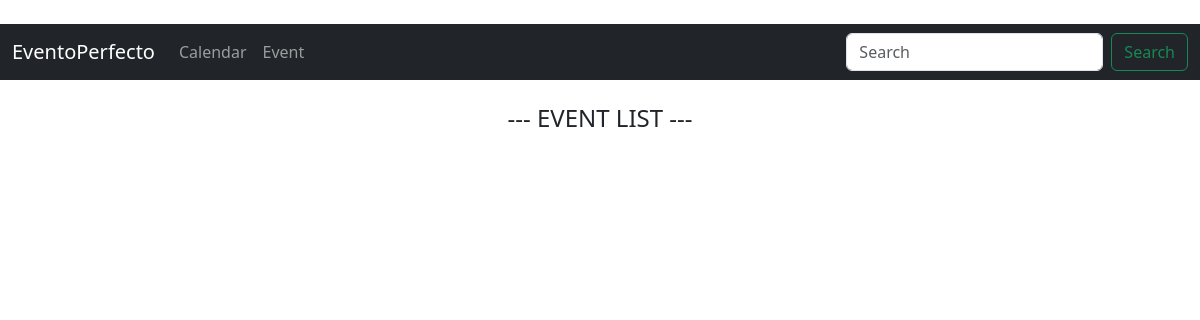
/events/, run on an earlier commit of the app's database.
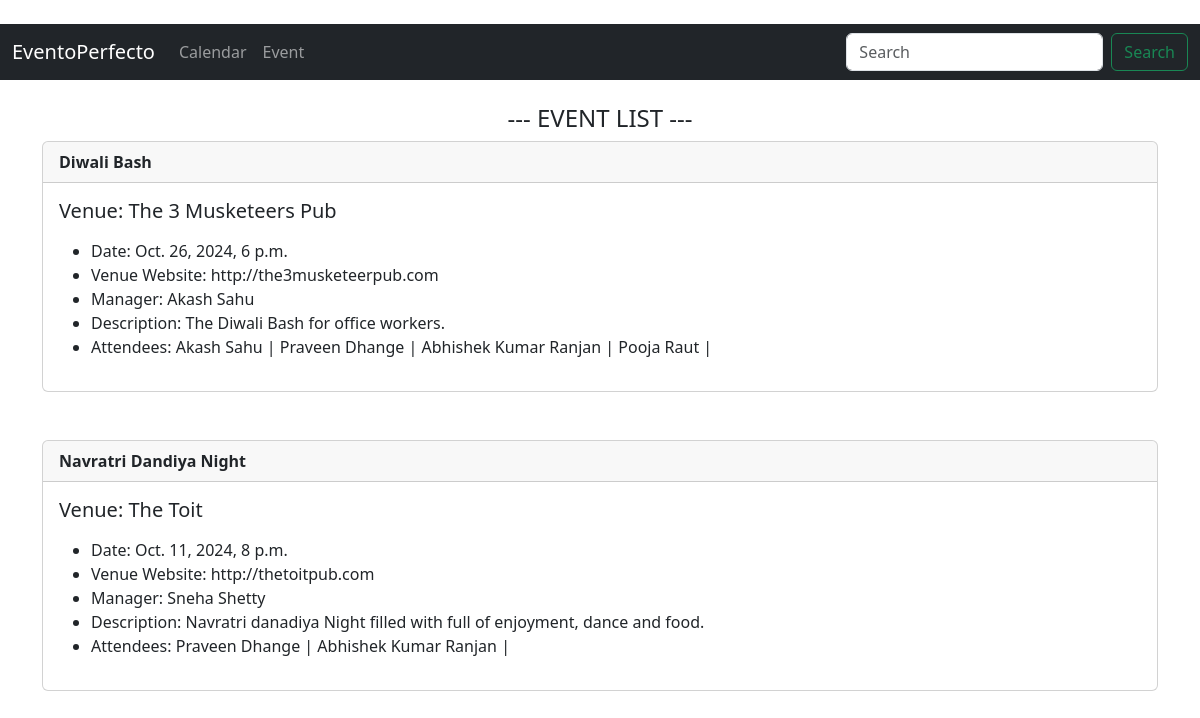
And on a later commit of the database.
### events/models.py (models this page shows)
class Event(models.Model):
    name = models.CharField('Event Name', max_length=120)
    event_date = models.DateTimeField('Event Date')
    venue = models.ForeignKey(Venue, blank=True, null=True, on_delete=models.CASCADE)
    manager = models.CharField('Manager Name', max_length=120)
    description = models.TextField('Event Description', max_length=120)
    attendees = models.ManyToManyField(MyClubUser, blank=True)
    def __str__(self):
        return self.name

class Venue(models.Model):
    name = models.CharField('Venue Name', max_length=120)
    address = models.CharField(max_length=300)
    zip_code = models.CharField('Zip Code', max_length=15)
    phone = models.CharField('Phone Number', max_length=25)
    web = models.URLField('Website Address')
    email = models.EmailField('Email')
    def __str__(self):
        return self.name

class MyClubUser(models.Model):
    first_name = models.CharField('First Name', max_length=120)
    last_name = models.CharField('Last Name', max_length=120)
    email = models.EmailField('User Email')
    def __str__(self):
        return self.first_name + " " + self.last_name

### events/views.py (the view)
# urls.py: path('', views.all_events, name='list-events'),
def all_events(request):
    events_list = Event.objects.all()
    return render(request, "event_list.html", {'event_list': events_list})

### events/templates/event_list.html
{% extends 'base.html'%}
{% block title%}
    <h4 style="text-align: center">--- EVENT LIST ---</h4>
{% endblock title%}
{% block content%}
{% for event in event_list %}
<div class="card">
  <div class="card-header">
   <strong>{{ event }}</strong>
  </div>
  <div class="card-body">
        <h5 class="card-title">Venue: {{event.venue}}</h5>
        <p class="card-text">
             <ul>
                <li>Date: {{event.event_date}} </li>
                <li>Venue Website: {{event.venue.web}} </li>
                <li>Manager: {{event.manager}} </li>
                <li>Description: {{event.description}} </li>
                <li>Attendees:
                {% for user in event.attendees.all %}
                 {{user}} |
                {% endfor%}
                </li>
            </ul>
        </p>
  </div>
</div>
<br/> <br/>
{% endfor%}
{% endblock content%}

### templates/base.html (shortened to what this page needs)
<!doctype html>
<html lang="en">
  <head>
    <link href="https://cdn.jsdelivr.net/npm/bootstrap@5.3.3/dist/css/bootstrap.min.css" rel="stylesheet">
  </head>
  <body>
    <br/>
    {% include 'navbar.html' %}
    <br/>
    {% block title %}{% endblock title %}
    <div class="container">
      {% block content %}{% endblock content%}
    </div>
  </body>
</html>

### templates/navbar.html (shortened to what this page needs)
<nav class="navbar navbar-expand-lg navbar-dark bg-dark">
  <div class="container-fluid">
    <a class="navbar-brand" href="{% url 'home'%}">EventoPerfecto</a>
    <div class="collapse navbar-collapse" id="navbarSupportedContent">
      <ul class="navbar-nav me-auto mb-2 mb-lg-0">
        <li class="nav-item">
          <a class="nav-link" href="{% url 'current' %}">Calendar</a>
        </li>
        <li class="nav-item">
          <a class="nav-link" href="{% url 'list-events' %}">Event</a>
        </li>
      </ul>
      <form class="d-flex" role="search">
        <input class="form-control me-2" type="search" placeholder="Search" aria-label="Search">
        <button class="btn btn-outline-success" type="submit">Search</button>
      </form>
    </div>
  </div>
</nav>

What changed in the data, as far as the page shows it:
added Event: name "Diwali Bash", venue "The 3 Musketeers Pub", event_date "Oct. 26, 2024, 6 p.m.", venue.web "http://the3musketeerpub.com", manager "Akash Sahu", description "The Diwali Bash for office workers."
added MyClubUser: first_name+last_name "Akash Sahu", shown under "Diwali Bash"
added MyClubUser: first_name+last_name "Praveen Dhange"
added MyClubUser: first_name+last_name "Abhishek Kumar Ranjan"
added MyClubUser: first_name+last_name "Pooja Raut", shown under "Diwali Bash"
added Event: name "Navratri Dandiya Night", venue "The Toit", event_date "Oct. 11, 2024, 8 p.m.", venue.web "http://thetoitpub.com", manager "Sneha Shetty", description "Navratri danadiya Night filled with full of enjoyment, dance and food."
